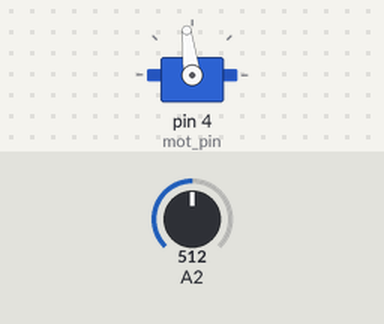
Simulated run of this sketch. Board: Arduino Uno, built with avr-gcc and run on an emulated ATmega328P. Shown: servo. The test bench sets the inputs (shaded band); at power-on: A2 = 512.

Above: at 1.2 s.
1.3 s: A2 set to 716
At 1.8 s:
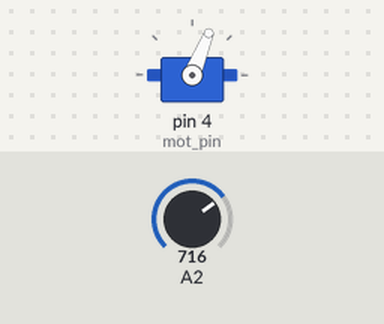
2.8 s: A2 set to 900
At 4.0 s:
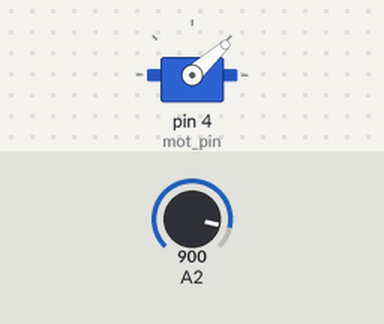
4.3 s: A2 set to 1023
At 5.1 s:
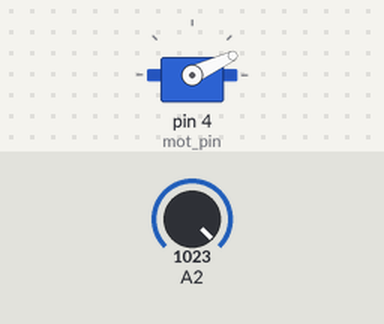
5.8 s: A2 set to 306
At 6.1 s:
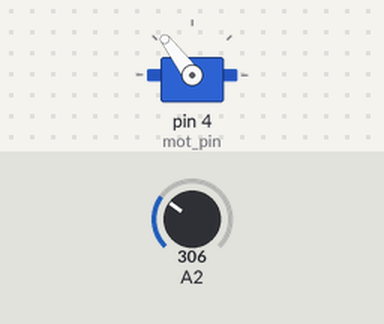
7.3 s: A2 set to 122
At 8.3 s:
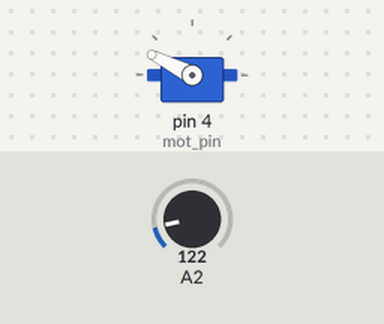
Timing chart, 0 to 9.8 s (numbered marks = the images above; inputs shaded):
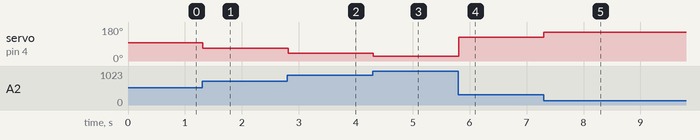

Measured:
- after the input at 1.3 s, servo on pin 4 (mot_pin): 97° → 68° at once
- after the input at 2.8 s, servo on pin 4 (mot_pin): 68° → 42° at once
- after the input at 4.3 s, servo on pin 4 (mot_pin): 42° → 25° at once
- after the input at 5.8 s, servo on pin 4 (mot_pin): 25° → 127° at once
- after the input at 7.3 s, servo on pin 4 (mot_pin): 127° → 153° at once

The sketch:

sketch_mar01a.ino
```cpp
// подключение библиотеки
#include <Servo.h>
// создание объекта
Servo motor;
//Пин подключения мотора
int mot_pin = 4;

void setup()
{
  // инициализация мотора
  motor.attach(mot_pin);
}

void loop()
{
   // регулирование потенциометром
   int speed=map(analogRead(A2),1023,0,800,2300);
   motor.writeMicroseconds(speed);
   delay(20);
}
```
